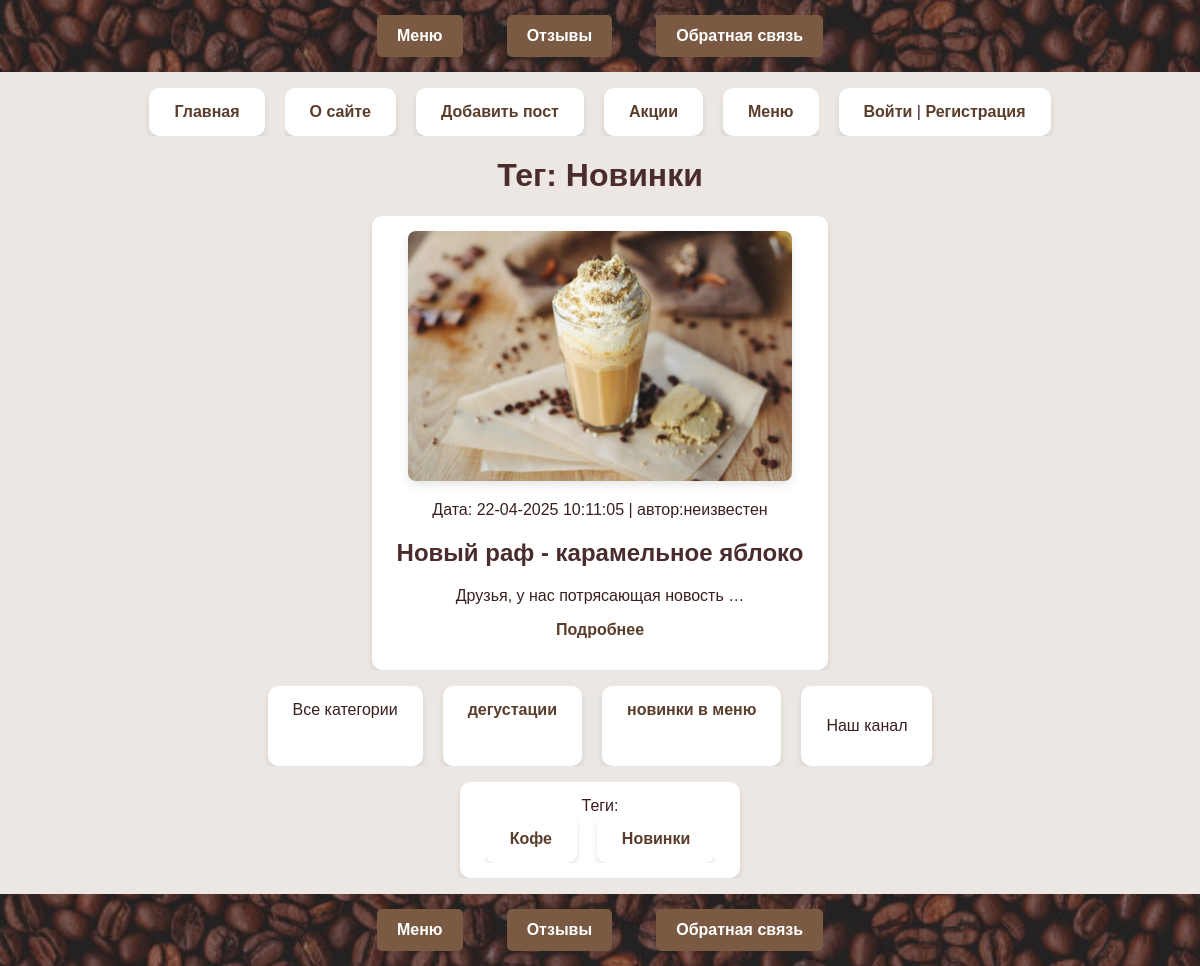
/tag/new/, run on an earlier commit of the app's database.
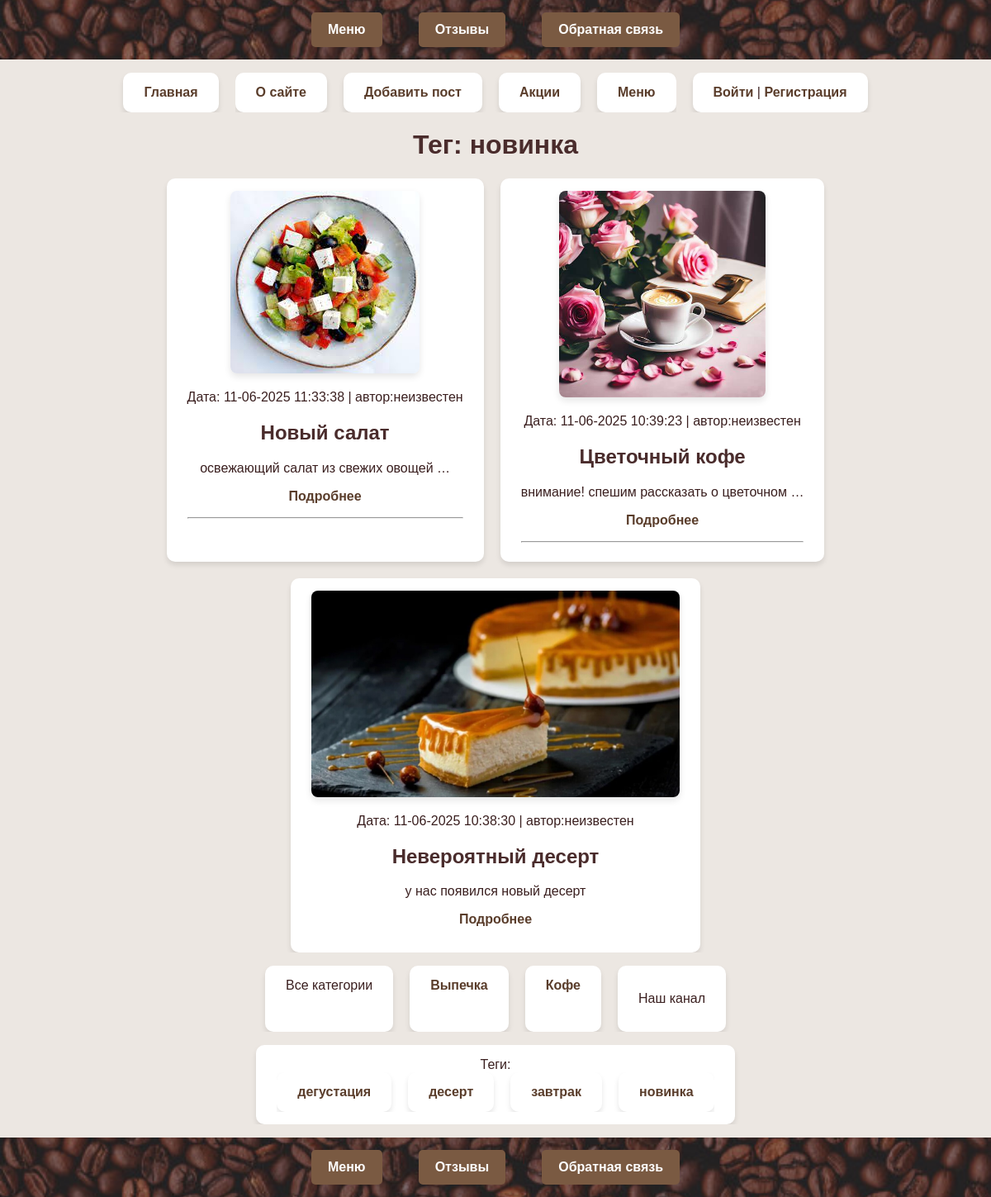
And on a later commit of the database.
### menu/models.py (models this page shows, shortened)
class Menu(models.Model):
    class Status(models.IntegerChoices):
        DRAFT = 0, 'Черновик'
        PUBLISHED = 1, 'Опубликовано'
    title = models.CharField(max_length=255 ,verbose_name="Заголовок")
    slug = models.SlugField(max_length=255,
                            db_index=True, unique=True, validators=[MinLengthValidator(5),MaxLengthValidator(100),])
    content = models.TextField(blank=True ,verbose_name="Текст поста")
    time_create = models.DateTimeField(auto_now_add=True ,verbose_name="Время создания")
    time_update = models.DateTimeField(auto_now=True ,verbose_name="Время изменения")
    is_published = models.BooleanField(choices=tuple(map(lambda x:  (bool(x[0]), x[1]), Status.choices)),
                        default=Status.DRAFT, verbose_name="Статус")
    cat = models.ForeignKey('Category' ,on_delete=models.CASCADE, related_name='posts' ,verbose_name="Категория")
    tags = models.ManyToManyField('TagPost', blank=True, related_name='tags' ,verbose_name="Теги")
    days_count = models.PositiveIntegerField(blank=True ,default=0)
    objects = models.Manager()
    published = PublishedManager()
    photo = models.ImageField(upload_to="photos/%Y/%m/%d/",
                              default=None, blank=True, null=True,
                              verbose_name="Фото")
    author = models.ForeignKey(get_user_model(),
                               on_delete=models.SET_NULL, related_name='posts',
                               null=True, default=None)
    class Meta:
        verbose_name = 'Новости кофейни'
        verbose_name_plural = 'Новости кофейни'
        ordering = ['-time_create']
        indexes = [models.Index(fields=['-time_create'])]
    def get_absolute_url(self):
        return reverse('post', kwargs={'post_slug': self.slug})

class MenuGalleryCover(models.Model):
    menu = models.OneToOneField(Menu ,on_delete=models.SET_NULL, null=True, blank=True, related_name='cover')
    image = models.ImageField(upload_to='menu/news_covers/')
    caption = models.CharField(max_length=255, blank=True)

class Category(models.Model):
        name = models.CharField(max_length=100,
                                db_index=True ,verbose_name="Категория")
        slug = models.SlugField(max_length=255,
                                unique=True, db_index=True)
        def get_absolute_url(self):
            return reverse('category', kwargs={'cat_slug': self.slug})
        class Meta:
            verbose_name = 'Категория'
            verbose_name_plural = 'Категории'

class TagPost(models.Model):
    tag = models.CharField(max_length=100,
                           db_index=True)
    slug = models.SlugField(max_length=255,
                            unique=True, db_index=True)
    def get_absolute_url(self):
        return reverse('tag', kwargs={'tag_slug':
                                          self.slug})

### menu/views.py (the view)
# urls.py: path('tag/<slug:tag_slug>/', views.TagPostList.as_view(), name='tag'),
class TagPostList(DataMixin, ListView):
    template_name = 'menu/index.html'
    context_object_name = 'posts'
    allow_empty = False
    def get_context_data(self, **kwargs):
        context = super().get_context_data(**kwargs)
        tag = TagPost.objects.get(slug=self.kwargs['tag_slug'])
        return self.get_mixin_context(context,title='Тег: ' + tag.tag)
    def get_queryset(self):
        return  Menu.published.filter(tags__slug=self.kwargs['tag_slug']).select_related('cat')

### menu/models.py (called while the page is built)
    def get_queryset(self):
        return super().get_queryset().filter(is_published=Menu.Status.PUBLISHED)

### menu/templatetags/catalog_tags.py (called while the page is built)
@register.inclusion_tag('menu/includes/menu_categoryes.html')
def show_categories(cat_selected_id=0):
    cats = Category.objects.annotate(total=Count("posts")).filter(total__gt=0)
    return {"cats": cats, "cat_selected":
        cat_selected_id}

### menu/templatetags/menu_tags.py (called while the page is built)
@register.simple_tag()
def get_categories():
    return Category.objects.all()

@register.inclusion_tag('menu/list_tags.html')
def show_all_tags():
    return {"tags":TagPost.objects.annotate(total=Count("tags")).filter(total__gt=0)}

### menu/utils.py (called while the page is built)
    def get_mixin_context(self, context, **kwargs):
        if self.title_page:
            context['title'] = self.title_page
        context['menu1'] = menu1
        context['cat_selected'] = None
        context.update(kwargs)
        return context

### users/context_processors.py (called while the page is built)
def get_menu_context(request):
 return {'mainmenu': menu1}

### menu/templates/menu/index.html (shortened to what this page needs)
{% extends 'base.html' %}
{% block content %}
{% load menu_tags %}
{% load catalog_tags %}
{% get_categories as categories %}
<h1>{{ title }}</h1>
<ul class="news-list">
    {% for p in posts %}
    <li class="news-item">
        {% if p.cover and p.cover.image %}
        <div class="news-cover">
            <a href="{{ p.get_absolute_url }}">
                <img src="{{ p.cover.image.url }}" alt="{{ p.cover.caption }}" class="cover-preview">
            </a>
        </div>
        {% endif %}
        <div class="article-panel">
            <p class="last">Дата: {{ p.time_update|date:"d-m-Y H:i:s" }} | автор:{{p.author.username|default:"неизвестен"}}</p>
        </div>
        <h2>{{ p.title }}</h2>
        <p>
            {% autoescape off %}
                {{ p.content|linebreaks|truncatewords:5 }}
            {% endautoescape %}
        </p>
        <p class="link-readpost"><a href="{{ p.get_absolute_url }}">Подробнее</a></p>
        {% if not forloop.last %}
        <hr>
        {% endif %}
    </li>
    {% endfor %}
</ul>
<td valign="top" class="left-chapters">
    <ul id="leftchapters">
        {% if cat_selected == 0 or cat_selected is None %}
        <li class="selected">Все категории</li>
        {% else %}
        <li><a href="{% url 'home' %}">Все категории</a></li>
        {% endif %}
        {% show_categories cat_selected %}
        <li class="share">
            <p>Наш канал</p>
        </li>
    </ul>
    <ul>
        <li>{% show_all_tags %}</li>
    </ul>
</td>
{% endblock %}

### menu/templates/menu/includes/menu_categoryes.html
{% for cat in cats %}
 {% if cat.id == cat_selected %}
 <li
class="selected">{{cat.name}}</li>
 {% else %}
 <li><a href="{{ cat.get_absolute_url}}">{{cat.name}}</a></li>
 {% endif %}
{% endfor %}

### menu/templates/menu/list_tags.html
{% if tags %}
    Теги:
    <ul class="tags-list">
        {% for t in tags %}
        <li><a
                href="{{t.get_absolute_url}}">{{t.tag}}</a></li>
        {% endfor %}
    </ul>
    {% endif %}

What changed in the data, as far as the page shows it:
removed Category: name "дегустации"
removed Category: name "новинки в меню"
removed TagPost: tag "Кофе"
removed TagPost: tag "Новинки"
added Menu: cover.image (picture), time_update "11-06-2025 11:33:38", author.username "неизвестен", title "Новый салат", content "освежающий салат из свежих овощей …"
added Menu: cover.image (picture), time_update "11-06-2025 10:39:23", author.username "неизвестен", title "Цветочный кофе", content "внимание! спешим рассказать о цветочном …"
changed Menu: cover.image: a different picture; time_update "22-04-2025 10:11:05" → "11-06-2025 10:38:30"; title "Новый раф - карамельное яблоко" → "Невероятный десерт"; content "Друзья, у нас потрясающая новость …" → "у нас появился новый десерт"
added Category: name "Выпечка"
now on this page (row edited): Category: name "Кофе"
added TagPost: tag "дегустация"
now on this page (row edited): TagPost: tag "десерт"
now on this page (row edited): TagPost: tag "завтрак"
added TagPost: tag "новинка"
Also different on the page:
{{ title }}: "Тег: Новинки" → "Тег: новинка"
